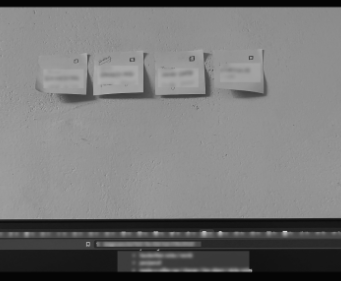
#> input picture src/assets/curiosity.png, 341 x 281 px, found by its file name
$ python crop_clean.py
#> lines starting #> are read from the running program, lines starting #| are printed output that depends on the picture
from PIL import Image

img = Image.open(r'C:\Users\atony\OneDrive\ドキュメント\Desktop\J portfolio\src\assets\curiosity.png')
#> img is the input picture: PIL image 341x281 RGBA; mean R, G, B, A 119, 119, 119, 255
w, h = img.size
#> w = 341; h = 281

# Let's crop 15 pixels off the bottom to remove the orange mark
cropped = img.crop((0, 0, w, h - 15))
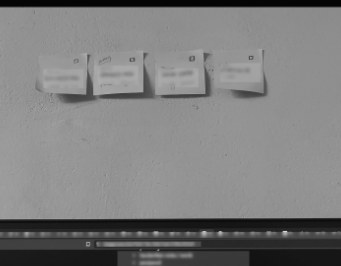
#> cropped: PIL image 341x266 RGBA; mean R, G, B, A 124.5, 124.5, 124.5, 255
cropped.save(r'C:\Users\atony\OneDrive\ドキュメント\Desktop\J portfolio\src\assets\curiosity.png')
print("Cropped curiosity.png to remove the orange mark at the bottom.")
